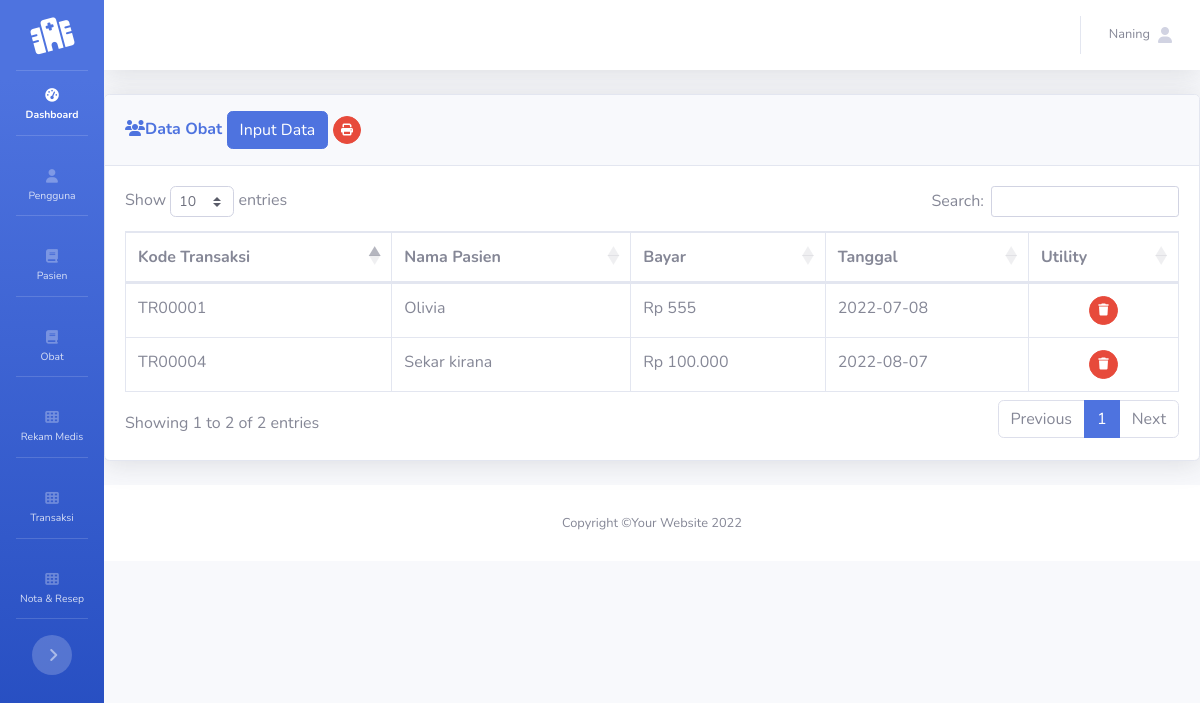
The page /Admin/index.php?halaman=transaksi (signed in) on the database as committed earlier.
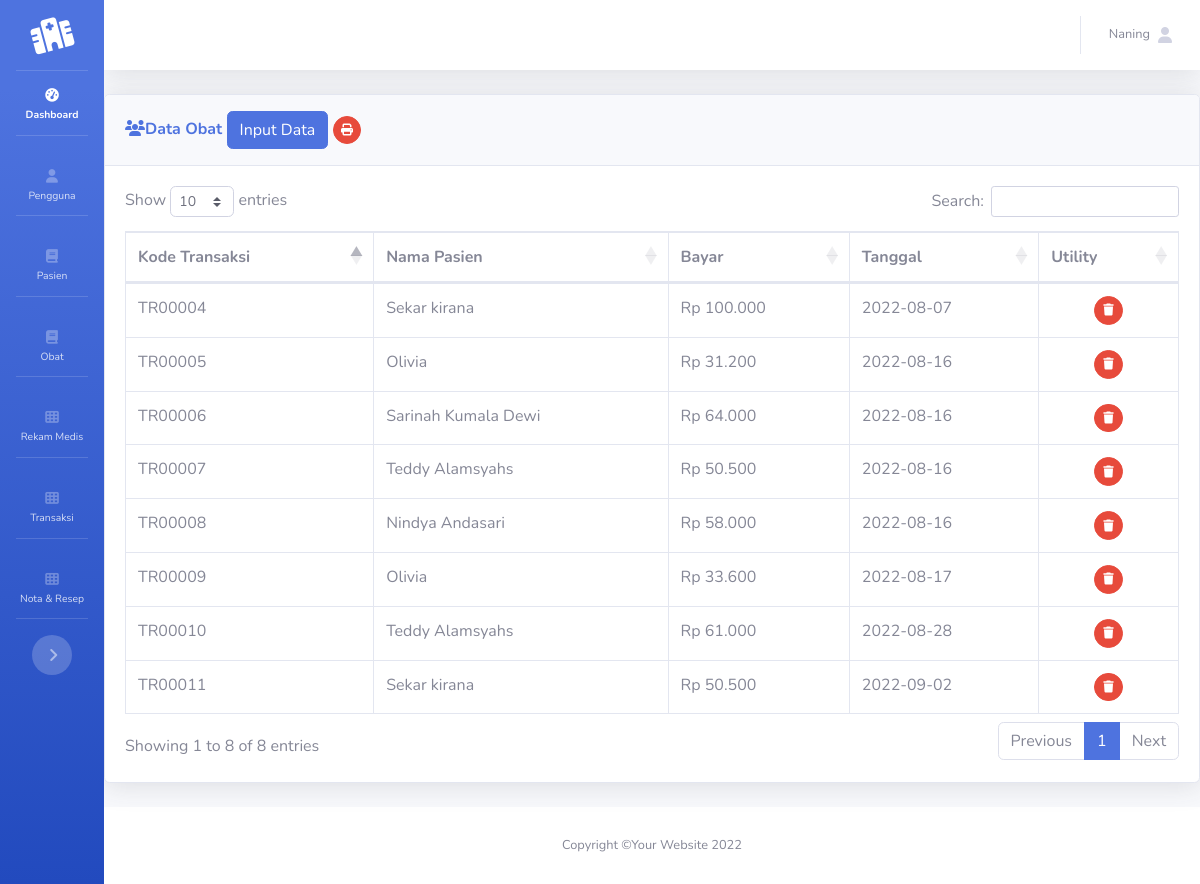
The same page on the database as committed later.
### tables this page shows
CREATE TABLE `transaksi` (
  `no_trans` varchar(8) NOT NULL,
  `no_pasien` varchar(8) NOT NULL,
  `bayar` int(11) NOT NULL,
  `tgl` date NOT NULL
);

CREATE TABLE `pasien` (
  `idpasien` varchar(10) NOT NULL,
  `goldar` varchar(2) NOT NULL,
  `namapasien` varchar(40) NOT NULL,
  `tgllahir` date NOT NULL,
  `jnskelamin` enum('Perempuan','Laki-laki','','') NOT NULL,
  `alamat` varchar(50) NOT NULL,
  `notelpon` varchar(15) NOT NULL,
  `status` int(11) NOT NULL
);

### Admin/transaksi.php (the view, shortened to what this page needs)
<div class="card shadow mb-4">
	<div class="card-header py-3">
		<h6 class="m-0 font-weight-bold text-primary"><i class="fas fa-users fa-table"></i>Data Obat
			<a href="index.php?halaman=inputtransaksi" class="btn btn-primary">Input Data</a>
			<a title= "Cetak Nota Registrasi" href="./?halaman=periode"
							class="btn btn-danger btn-circle btn-sm">
							<i class="fas fa-print"></i>
							</a>
		</h6>
	</div>
	<div class="card-body">
		<div class="table-responsive">
			<table class="table table-bordered" id="dataTable" width="100%" cellspacing="0">
				<thead>
					<tr>
						<th>Kode Transaksi</th>
						<th>Nama Pasien</th>
						<th>Bayar</th>
						<th>Tanggal</th>
						<th>Utility</th>
					</tr>
				</thead>
				<tbody>
					<?php
					function rupiah($angka){
	$hasil_rupiah = "Rp " . number_format($angka,0,',','.');
	return $hasil_rupiah;
}
					$qdata=mysqli_query($kon,"SELECT * FROM transaksi a,pasien b where a.no_pasien=b.idpasien"); WHILE ($data=mysqli_fetch_array($qdata))
					{
						?>
						<tr>
							<td><?php echo $data['0'];?></td>
							<td><?php echo $data['6'];?></td>
							<td><?php echo rupiah($data['2']);?></td>
							<td><?php echo $data['3'];?></td>
							<td align="center">
							<a href="hapustransaksi.php?id=<?php echo $data['0'];?>" onClick="return confirm('Apakah Data Akan Dihapus')" class="btn btn-danger btn-circle btn-sm">
								<i class="fas fa-trash"></i>
							</a>
							</td>
						</tr>
						<?php
					}
					   ?>
				</tbody>
			</table>
		</div>
	</div>
</div>

Rows that differ between the two databases and show on the page:
removed transaksi: no_trans "TR00001", pasien.namapasien "Olivia", bayar "Rp 555", tgl "2022-07-08"
added transaksi: no_trans "TR00005", pasien.namapasien "Olivia", bayar "Rp 31.200", tgl "2022-08-16"
added transaksi: no_trans "TR00006", pasien.namapasien "Sarinah Kumala Dewi", bayar "Rp 64.000", tgl "2022-08-16"
added transaksi: no_trans "TR00007", pasien.namapasien "Teddy Alamsyahs", bayar "Rp 50.500", tgl "2022-08-16"
added transaksi: no_trans "TR00008", pasien.namapasien "Nindya Andasari", bayar "Rp 58.000", tgl "2022-08-16"
added transaksi: no_trans "TR00009", pasien.namapasien "Olivia", bayar "Rp 33.600", tgl "2022-08-17"
added transaksi: no_trans "TR00010", pasien.namapasien "Teddy Alamsyahs", bayar "Rp 61.000", tgl "2022-08-28"
added transaksi: no_trans "TR00011", pasien.namapasien "Sekar kirana", bayar "Rp 50.500", tgl "2022-09-02"
Other text that changed with them:
text written by a page script: "Show entries Search: Showing 1 to 2 of 2 entries Previous 1 Next" → "Show entries Search: Showing 1 to 8 of 8 entries Previous 1 Next"
